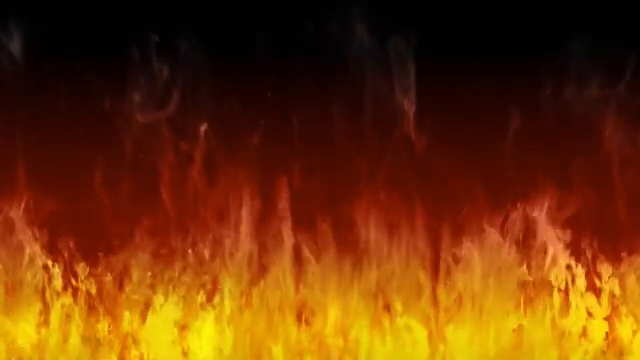
#> input picture frame 25 of fire.mp4, 640 x 360 px
$ python fire-detector.py
#> lines starting #> are read from the running program, lines starting #| are printed output that depends on the picture; after the words box and inside, x2 and y2 are one past the last pixel; in counts of white or black regions, pixels touching at a corner belong together
# Description: This program detects fire in a video and sends an email to the user.
# thư viện
import cv2
import numpy as np
import smtplib
import playsound
import threading
#định nghĩa các biến toàn cục
Alarm_Status = False
Email_Status = False
Fire_Reported = 0
#hàm mở âm thanh cảnh báo
def play_alarm_sound_function():
	while True:
		playsound.playsound(r'alarm-sound.mp3',True)
#hàm gửi mail
def send_mail_function():
    #định nghĩa các biến toàn cục
    recipientEmail = "Enter_Recipient_Email"
    recipientEmail = recipientEmail.lower()
    #gửi mail
    try:
        server = smtplib.SMTP('hault.cm@gmail.com', 587)
        server.ehlo()
        server.starttls()
        server.login("Enter_Your_Email (System Email)", 'Enter_Your_Email_Password (System Email')
        server.sendmail('Enter_Your_Email (System Email)', recipientEmail, "Warning A Fire Accident has been reported on ABC Company")
        print("sent to {}".format(recipientEmail))
        server.close()
    except Exception as e:
    	print(e)

#hàm chính
#đọc video
# video = cv2.VideoCapture(0) # If you want to use webcam use Index like 0,1.
video = cv2.VideoCapture(r"fire.mp4")
while True:
    #đọc từng frame
    (grabbed, frame) = video.read()
#> frame is the input picture: shape (360, 640, 3); mean B, G, R 6.2, 51.3, 107.7
    if not grabbed:
        break
    #thay đổi kích thước video
    frame = cv2.resize(frame, (960, 540))
#> frame: shape (540, 960, 3)
    #chuyển đổi từ BGR sang HSV
    blur = cv2.GaussianBlur(frame, (21, 21), 0)
    #chuyển đổi từ BGR sang HSV
    hsv = cv2.cvtColor(blur, cv2.COLOR_BGR2HSV)
#> hsv: shape (540, 960, 3); mean H, S, V 13.7, 207.7, 107.6
    #định nghĩa màu đỏ
    lower = [18, 50, 50]
    upper = [35, 255, 255]
    #định nghĩa màu đỏ
    lower = np.array(lower, dtype="uint8")
    upper = np.array(upper, dtype="uint8")
    #tìm màu đỏ
    mask = cv2.inRange(hsv, lower, upper)
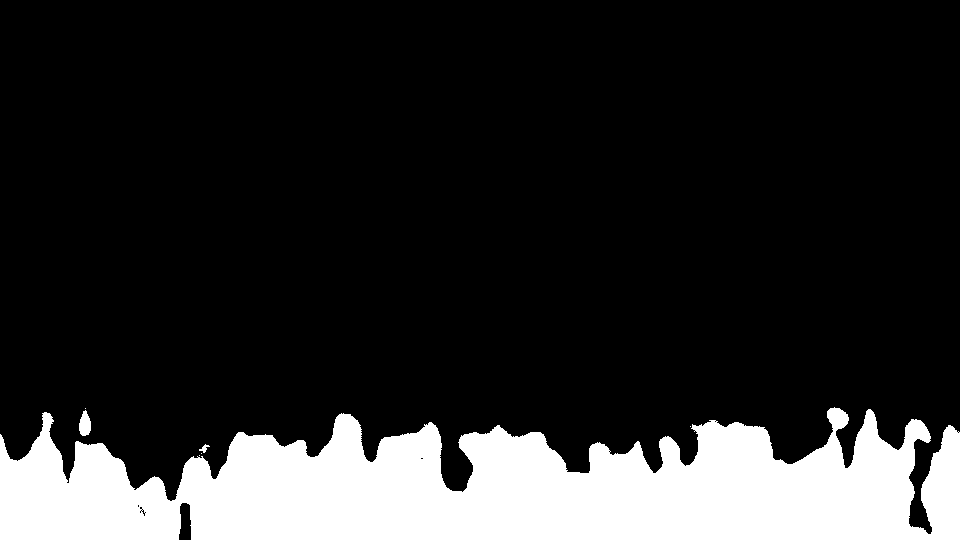
#> mask: shape (540, 960); 17.1% white; 7 white regions (4 under 20 px), largest, box (x1, y1, x2, y2) and area: (0, 407, 960, 540) 88404, (79, 410, 91, 436) 228, (199, 444, 210, 453) 42
    #tìm màu đỏ
    output = cv2.bitwise_and(frame, hsv, mask=mask)
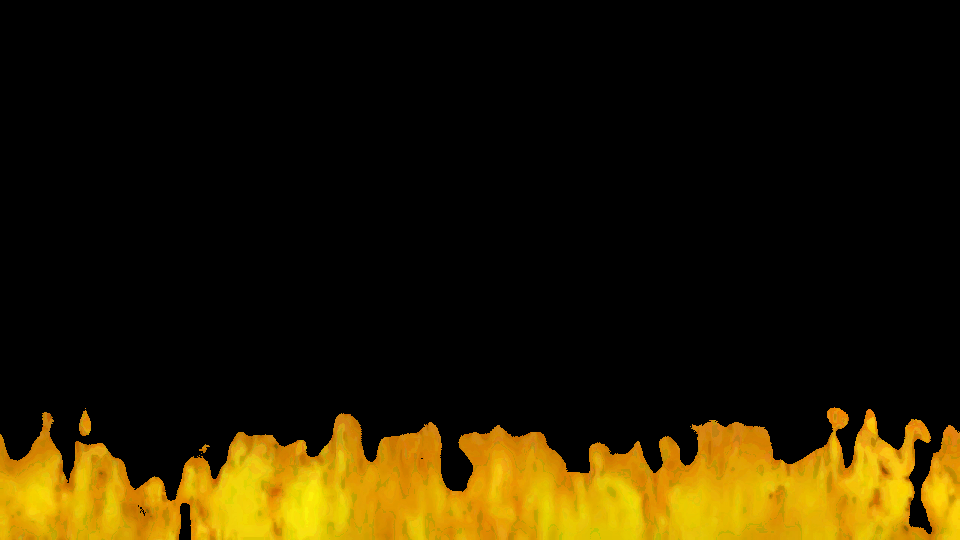
#> output: shape (540, 960, 3); mean B, G, R 0.7, 28.1, 38.1
    #đếm số pixel màu đỏ
    no_red = cv2.countNonZero(mask)
#> no_red = 88678
    #nếu số pixel màu đỏ lớn hơn 15000 thì báo cảnh báo
    if int(no_red) > 15000:
        Fire_Reported = Fire_Reported + 1
    #hiển thị kết quả
    cv2.imshow("output", output)

    # [7 lines of commented-out code are left out]
    if cv2.waitKey(1) & 0xFF == ord('q'):
#> (key q is pressed here)
            break
#đóng cửa sổ
cv2.destroyAllWindows()
#đóng video
video.release()

$ run again, starting later in the video
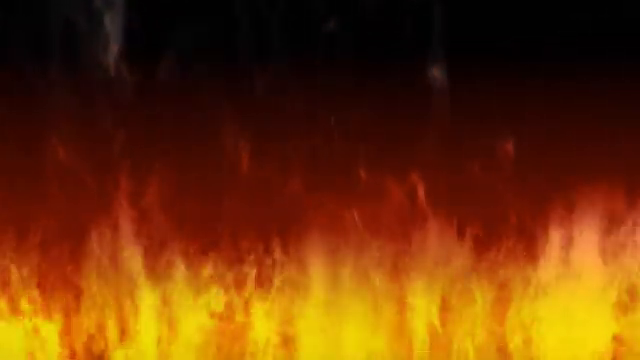
#> input picture frame 112 of fire.mp4, 640 x 360 px
#> frame is the input picture: shape (360, 640, 3); mean B, G, R 6, 51.9, 107.4
#> frame: shape (540, 960, 3)
#> hsv: shape (540, 960, 3); mean H, S, V 22.5, 217.8, 107.4
#> `mask = cv2.inRange(hsv, lower, upper)`:
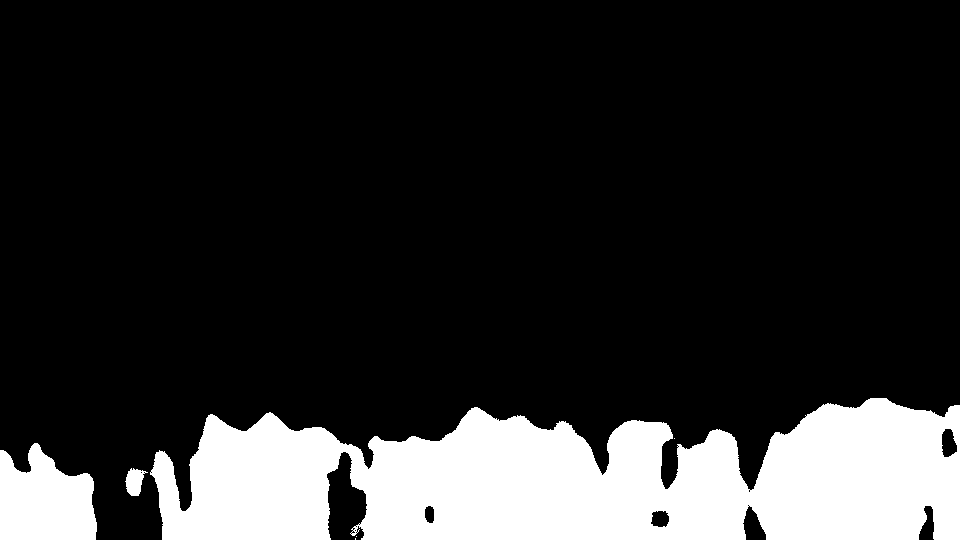
#> mask: shape (540, 960); 17.6% white; 6 white regions (3 under 20 px), largest, box (x1, y1, x2, y2) and area: (150, 398, 960, 540) 83683, (0, 443, 97, 540) 7152, (125, 468, 148, 496) 397
#> `output = cv2.bitwise_and(frame, hsv, mask=mask)`:
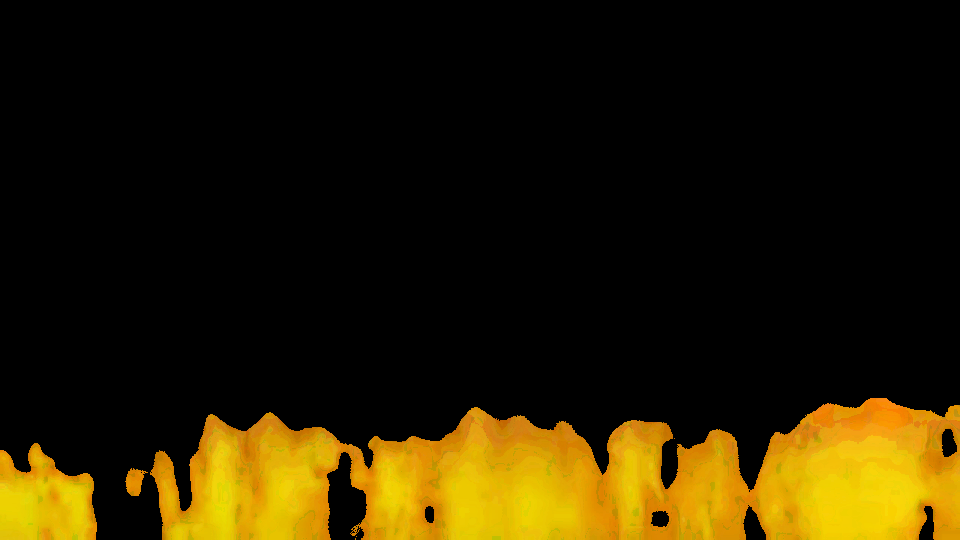
#> output: shape (540, 960, 3); mean B, G, R 0.7, 29.7, 39.8
#> no_red = 91236

$ run again, starting later in the video
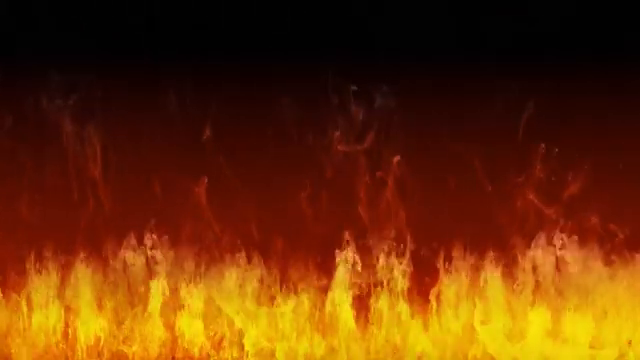
#> input picture frame 200 of fire.mp4, 640 x 360 px
#> frame is the input picture: shape (360, 640, 3); mean B, G, R 4.9, 48.2, 103.4
#> frame: shape (540, 960, 3)
#> hsv: shape (540, 960, 3); mean H, S, V 15.2, 211, 103.4
#> `mask = cv2.inRange(hsv, lower, upper)`:
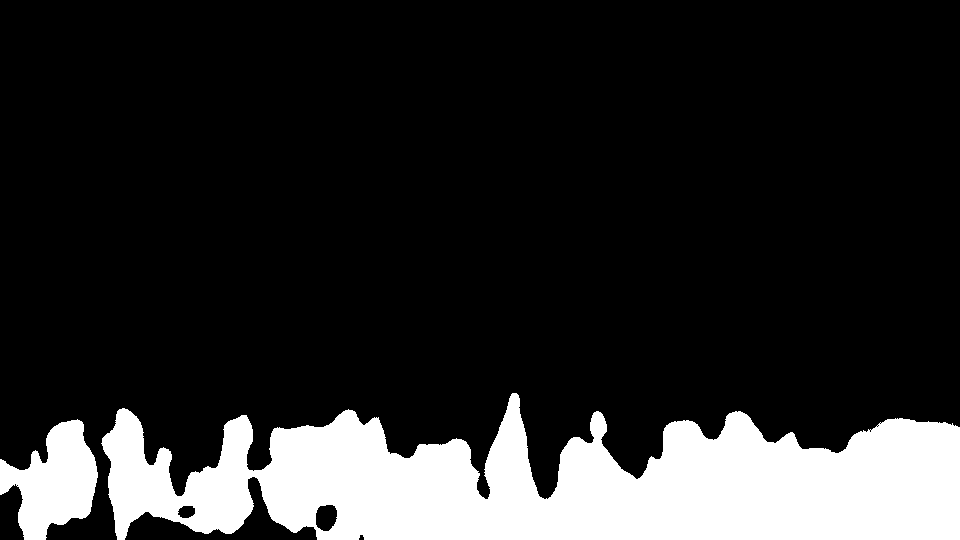
#> mask: shape (540, 960); 17% white; 2 white regions, box (x1, y1, x2, y2) and area: (101, 393, 960, 540) 81197, (0, 419, 98, 540) 6940
#> `output = cv2.bitwise_and(frame, hsv, mask=mask)`:
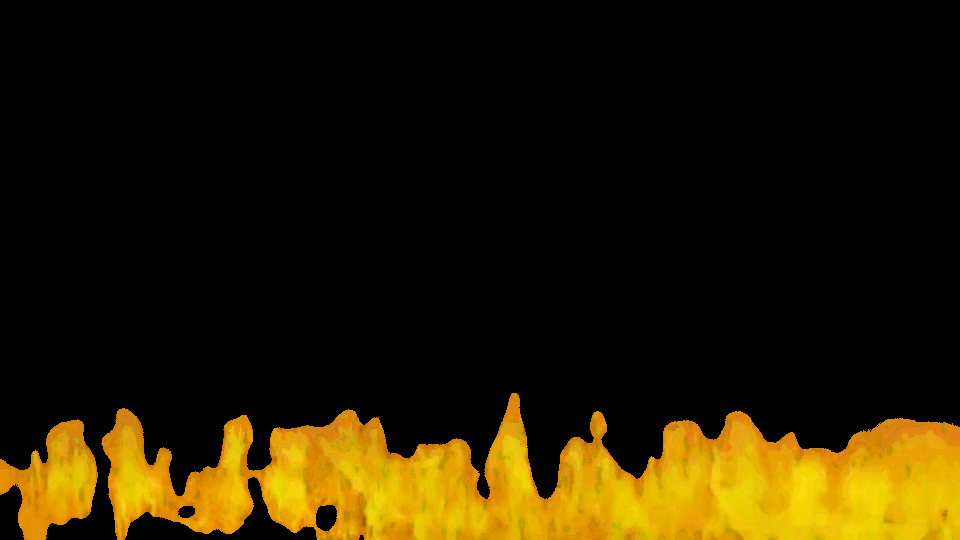
#> output: shape (540, 960, 3); mean B, G, R 0.9, 28.4, 38.5
#> no_red = 88137
